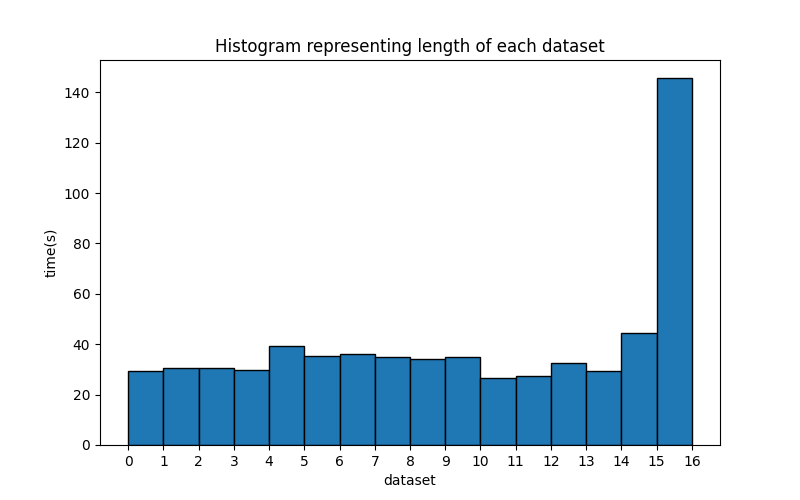

Here is the Python script that generated this plot:
import numpy as np
import os
import matplotlib.pyplot as plt
import scipy.io

num_bins=16 # num_datasets+1
dataset_length=np.zeros((num_bins,))


for i in range(0,num_bins):
    loc_folder=f'{i+1}'
    folder_name='datasets_mat_files'+'/'+loc_folder
    current_path=os.getcwd()

    orbslam_data_path=current_path+'/'+folder_name+'/'+'orbslam_in_mocap_frame.mat'
    mocap_data_path=current_path+'/'+folder_name+'/'+'mocap_in_mocap_frame.mat'

    data_orb=scipy.io.loadmat(orbslam_data_path)
    data_mocap=scipy.io.loadmat(mocap_data_path)
    orb_timestamps=data_orb['timestamp']
    mocap_timestamps=data_mocap['timestamp']

    dataset_length[i]=orb_timestamps[-1,-1]


bins = np.arange(num_bins + 1)  # Define bin edges from 0 to the number of bins

# Plot the histogram
fig, ax = plt.subplots(figsize=(8, 5))
ax.bar(bins[:-1], dataset_length, width=1, edgecolor="black", align="edge")

# Customize the plot
ax.set_xticks(bins)  # Ensure ticks align with bin edges
ax.set_xlabel("dataset")
ax.set_ylabel("time(s)")
ax.set_title("Histogram representing length of each dataset")

plt.show()
